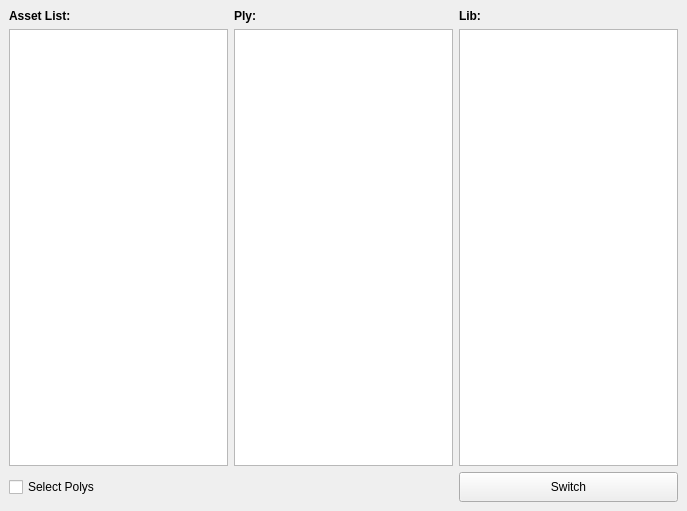
<?xml version="1.0" encoding="UTF-8"?>
<ui version="4.0">
 <class>AssetSwitchUI</class>
 <widget class="QMainWindow" name="AssetSwitchUI">
  <property name="geometry">
   <rect>
    <x>0</x>
    <y>0</y>
    <width>687</width>
    <height>511</height>
   </rect>
  </property>
  <property name="windowTitle">
   <string>Polytag Asset Switch</string>
  </property>
  <widget class="QWidget" name="centralwidget">
   <layout class="QVBoxLayout" name="verticalLayout">
    <item>
     <layout class="QGridLayout" name="gridLayout" columnstretch="1,1,1">
      <item row="1" column="0">
       <widget class="QListWidget" name="asset_listWidget">
        <property name="selectionMode">
         <enum>QAbstractItemView::ExtendedSelection</enum>
        </property>
       </widget>
      </item>
      <item row="0" column="1">
       <widget class="QLabel" name="label_2">
        <property name="font">
         <font>
          <weight>75</weight>
          <bold>true</bold>
         </font>
        </property>
        <property name="text">
         <string>Ply: </string>
        </property>
       </widget>
      </item>
      <item row="1" column="1">
       <widget class="QListWidget" name="ply_listWidget">
        <property name="selectionMode">
         <enum>QAbstractItemView::ExtendedSelection</enum>
        </property>
       </widget>
      </item>
      <item row="0" column="2">
       <widget class="QLabel" name="label_3">
        <property name="font">
         <font>
          <weight>75</weight>
          <bold>true</bold>
         </font>
        </property>
        <property name="text">
         <string>Lib: </string>
        </property>
       </widget>
      </item>
      <item row="1" column="2">
       <widget class="QListWidget" name="lib_listWidget">
        <property name="selectionMode">
         <enum>QAbstractItemView::SingleSelection</enum>
        </property>
       </widget>
      </item>
      <item row="0" column="0">
       <widget class="QLabel" name="label">
        <property name="font">
         <font>
          <weight>75</weight>
          <bold>true</bold>
         </font>
        </property>
        <property name="text">
         <string>Asset List: </string>
        </property>
       </widget>
      </item>
      <item row="2" column="2">
       <widget class="QPushButton" name="switch_pushButton">
        <property name="minimumSize">
         <size>
          <width>0</width>
          <height>30</height>
         </size>
        </property>
        <property name="text">
         <string>Switch</string>
        </property>
       </widget>
      </item>
      <item row="2" column="0">
       <widget class="QCheckBox" name="select_checkBox">
        <property name="text">
         <string>Select Polys</string>
        </property>
       </widget>
      </item>
     </layout>
    </item>
   </layout>
  </widget>
  <widget class="QMenuBar" name="menubar">
   <property name="geometry">
    <rect>
     <x>0</x>
     <y>0</y>
     <width>687</width>
     <height>21</height>
    </rect>
   </property>
  </widget>
 </widget>
 <resources/>
 <connections/>
</ui>
